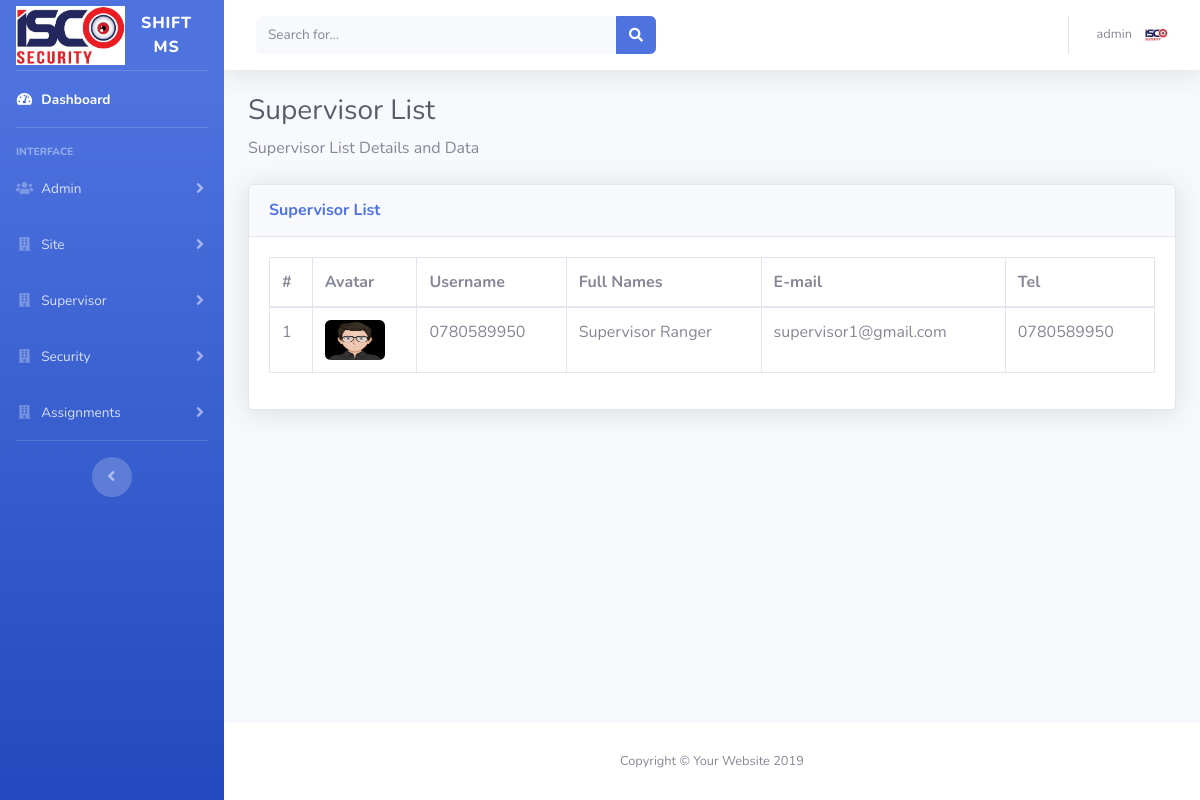
Screenshot of /master/index.php?view-supervisor (signed in) with the database file from the repository.
### tables this page shows
CREATE TABLE `supervisor` (
  `supervisor_id` int(11) NOT NULL,
  `username` longtext DEFAULT NULL,
  `password` longtext DEFAULT NULL,
  `supervisor_name` longtext DEFAULT NULL,
  `gender` longtext DEFAULT NULL,
  `u_type_id` int(100) DEFAULT NULL,
  `tel` longtext DEFAULT NULL,
  `mail` longtext DEFAULT NULL,
  `profile` varchar(255) DEFAULT NULL,
  `site_id` int(11) DEFAULT NULL
);

### master/index.php (the view, shortened to what this page needs)
<?php
include "../config/config.php";
if(isset($_SESSION['ISC0_SHIFT_MS_2020_MASTER']) == false){
    header("Location:../index.php");
}else{
?>
<!DOCTYPE html>
<html lang="en">
<head>
  <link href="../assets/vendor/fontawesome-free/css/all.min.css" rel="stylesheet" type="text/css">
  <link href="../assets/css/sb-admin-2.min.css" rel="stylesheet">
</head>
<body id="page-top">
  <?php
    $sql5="SELECT * from admin where username='$_SESSION[ISC0_SHIFT_MS_2020_MASTER]'";
    $result5=$conn->query($sql5);
    while ($row5 = $result5->fetch_assoc()) {
    $m_names=$row5['names'];
    $m_profile=$row5['profile'];
    if (empty($m_profile)) {
        $fileName = "user-avatar.jpg";
    } else {
        $fileName = "$m_profile";
    }
    }
  ?>
  <div id="wrapper">
    <ul class="navbar-nav bg-gradient-primary sidebar sidebar-dark accordion" id="accordionSidebar">
      <a class="sidebar-brand d-flex align-items-center justify-content-center" href="index.php">
        <div class="sidebar-brand-icon">
          <img src="../assets/img/logo.png" width="100%">
        </div>
        <div class="sidebar-brand-text mx-3">SHIFT MS</div>
      </a>
      <hr class="sidebar-divider my-0">
      <li class="nav-item active">
        <a class="nav-link" href="index.php">
          <i class="fas fa-fw fa-tachometer-alt"></i>
          <span>Dashboard</span></a>
      </li>
      <hr class="sidebar-divider">
      <div class="sidebar-heading">
        Interface
      </div>
      <li class="nav-item">
        <a class="nav-link collapsed" href="#" data-toggle="collapse" data-target="#collapseTwo" aria-expanded="true" aria-controls="collapseTwo">
          <i class="fas fa-fw fa-users"></i>
          <span>Admin</span>
        </a>
      </li>
      <li class="nav-item">
        <a class="nav-link collapsed" href="#" data-toggle="collapse" data-target="#collapseUtilities_4" aria-expanded="true" aria-controls="collapseUtilities_4">
          <i class="fas fa-fw fa-building"></i>
          <span>Site</span>
        </a>
      </li>
      <li class="nav-item">
        <a class="nav-link collapsed" href="#" data-toggle="collapse" data-target="#collapseUtilities_1" aria-expanded="true" aria-controls="collapseUtilities_1">
          <i class="fas fa-fw fa-building"></i>
          <span>Supervisor</span>
        </a>
      </li>
      <li class="nav-item">
        <a class="nav-link collapsed" href="#" data-toggle="collapse" data-target="#collapseUtilities_2" aria-expanded="true" aria-controls="collapseUtilities_2">
          <i class="fas fa-fw fa-building"></i>
          <span>Security</span>
        </a>
      </li>
      <li class="nav-item">
        <a class="nav-link collapsed" href="#" data-toggle="collapse" data-target="#collapseUtilities_3" aria-expanded="true" aria-controls="collapseUtilities_3">
          <i class="fas fa-fw fa-building"></i>
          <span>Assignments</span>
        </a>
      </li>
      <hr class="sidebar-divider">
      <div class="text-center d-none d-md-inline">
        <button class="rounded-circle border-0" id="sidebarToggle"></button>
      </div>
    </ul>
    <div id="content-wrapper" class="d-flex flex-column">
      <div id="content">
        <nav class="navbar navbar-expand navbar-light bg-white topbar mb-4 static-top shadow">
          <form class="d-none d-sm-inline-block form-inline mr-auto ml-md-3 my-2 my-md-0 mw-100 navbar-search">
            <div class="input-group">
              <input type="text" class="form-control bg-light border-0 small" placeholder="Search for..." aria-label="Search" aria-describedby="basic-addon2">
              <div class="input-group-append">
                <button class="btn btn-primary" type="button">
                  <i class="fas fa-search fa-sm"></i>
                </button>
              </div>
            </div>
          </form>
          <ul class="navbar-nav ml-auto">
            <li class="nav-item dropdown no-arrow">
              <a class="nav-link dropdown-toggle" href="#" id="userDropdown" role="button" data-toggle="dropdown" aria-haspopup="true" aria-expanded="false">
                <span class="mr-2 d-none d-lg-inline text-gray-600 small"><?php echo $m_names ?></span>
                <img class="img-profile rounded-circle" src="master_profile/<?php echo $fileName ?>" alt="<?php echo $m_names ?>">
              </a>
            </li>
          </ul>
        </nav>
  <?php
     if(isset($_GET['home']))
    {
      include("home.php");
    }
    elseif(isset($_GET['add-site']))
      {
        include("new_site.php");
      }
    elseif(isset($_GET['view-site']))
      {
        include("view_site.php");
      }
    elseif(isset($_GET['add-supervisor']))
      {
        include("new_supervisor.php");
      }
    elseif(isset($_GET['view-supervisor']))
      {
        include("view_supervisor.php");
      }
    elseif(isset($_GET['add-security']))
      {
        include("new_security.php");
      }
    elseif(isset($_GET['view-security']))
      {
        include("view_security.php");
      }
    elseif(isset($_GET['assign-supervisor']))
      {
        include("assign_supervisor.php");
      }
    elseif(isset($_GET['supervisor-assignment']))
      {
        include("supervisor_assignment.php");
      }
    elseif(isset($_GET['update-supervisor-assignment']))
      {
        include("update_supervisor_assignment.php");
      }
    elseif(isset($_GET['assign-security']))
      {
        include("assign_security.php");
      }
    elseif(isset($_GET['security-assignment']))
      {
        include("security_assignment.php");
      }
    elseif(isset($_GET['settings']))
      {
        include("settings.php");
      }
    elseif(isset($_GET['profile']))
      {
        include("profile.php");
      }
    elseif(isset($_GET['view-admin']))
      {
        include("view_admins.php");
      }
    elseif(isset($_GET['new-admin']))
      {
        include("new_admin.php");
      }
    elseif(isset($_GET[' ']))
      {
        include(" ");
      }
    else
    {
      include("home.php");
    }
  ?>
      </div>
      <footer class="sticky-footer bg-white">
        <div class="container my-auto">
          <div class="copyright text-center my-auto">
            <span>Copyright &copy; Your Website 2019</span>
          </div>
        </div>
      </footer>
    </div>
  </div>
</body>
</html>
<?php
}
?>

### master/view_supervisor.php (shortened to what this page needs)
<div class="container-fluid">
    <?php
        $query1=$conn->query("SELECT * FROM supervisor ");
        if($query1->num_rows <= 0   ){
    ?>
        <div class="sufee-alert alert with-close alert-info alert-dismissible fade show">
            <span class="badge badge-pill badge-info">Infoming</span>
            Sorry You Don't Have Any Supervisor.
                <button type="button" class="close" data-dismiss="alert" aria-label="Close">
                <span aria-hidden="true">&times;</span>
                </button>
        </div>
    <?php
        }else{
    ?>
        <h1 class="h3 mb-2 text-gray-800">Supervisor List</h1>
        <p class="mb-4">Supervisor List Details and Data </p>
        <div class="card shadow mb-4">
        <div class="card-header py-3">
          <h6 class="m-0 font-weight-bold text-primary">Supervisor List</h6>
        </div>
            <div class="card-body">
        <div class="table-responsive">
          <table class="table table-bordered" id="dataTable" width="100%" cellspacing="0">
            <thead>
              <tr>
                  <th>#</th>
                  <th>Avatar</th>
                  <th>Username</th>
                  <th>Full Names</th>
                  <th>E-mail</th>
                  <th>Tel</th>
              </tr>
            </thead>
            <?php
              $sql1="SELECT * FROM supervisor ORDER BY supervisor_id DESC";
              $result1=$conn->query($sql1);
              $no=0;
              while ($row1 = $result1->fetch_assoc()) {
              $sup_profile=$row1['profile'];
              $no+=1;
              if (empty($sup_profile)) {
      $fileName = "../master/user-avatar.jpg";
  } else {
      $fileName = "$sup_profile";
  }
          ?>
          <tbody>
              <tr>
                  <td><?php echo $no; ?></td>
                  <td>
                   <img class="img-profile rounded" src="../supervisor/supervisor_profile/<?php echo $fileName ?>" alt="<?php echo $sup_profile ?>" style="width: 60px;height: 40px;">
                  </td>
                  <td><?php echo $row1['username'];?></td>
                  <td><?php echo $row1['supervisor_name'];?></td>
                  <td><?php echo $row1['mail'];?></td>
                  <td><?php echo $row1['tel'];?></td>
              </tr>
          </tbody>
          <?php }  ?>
          </table>
        </div>
      </div>
      </div>
    </div>
    <?php
        }
    ?>

### rows the page displays
supervisor: profile (picture), username "0780589950", supervisor_name "Supervisor Ranger", mail "supervisor1@gmail.com", tel "0780589950"

### other values shown
$m_names "admin"
